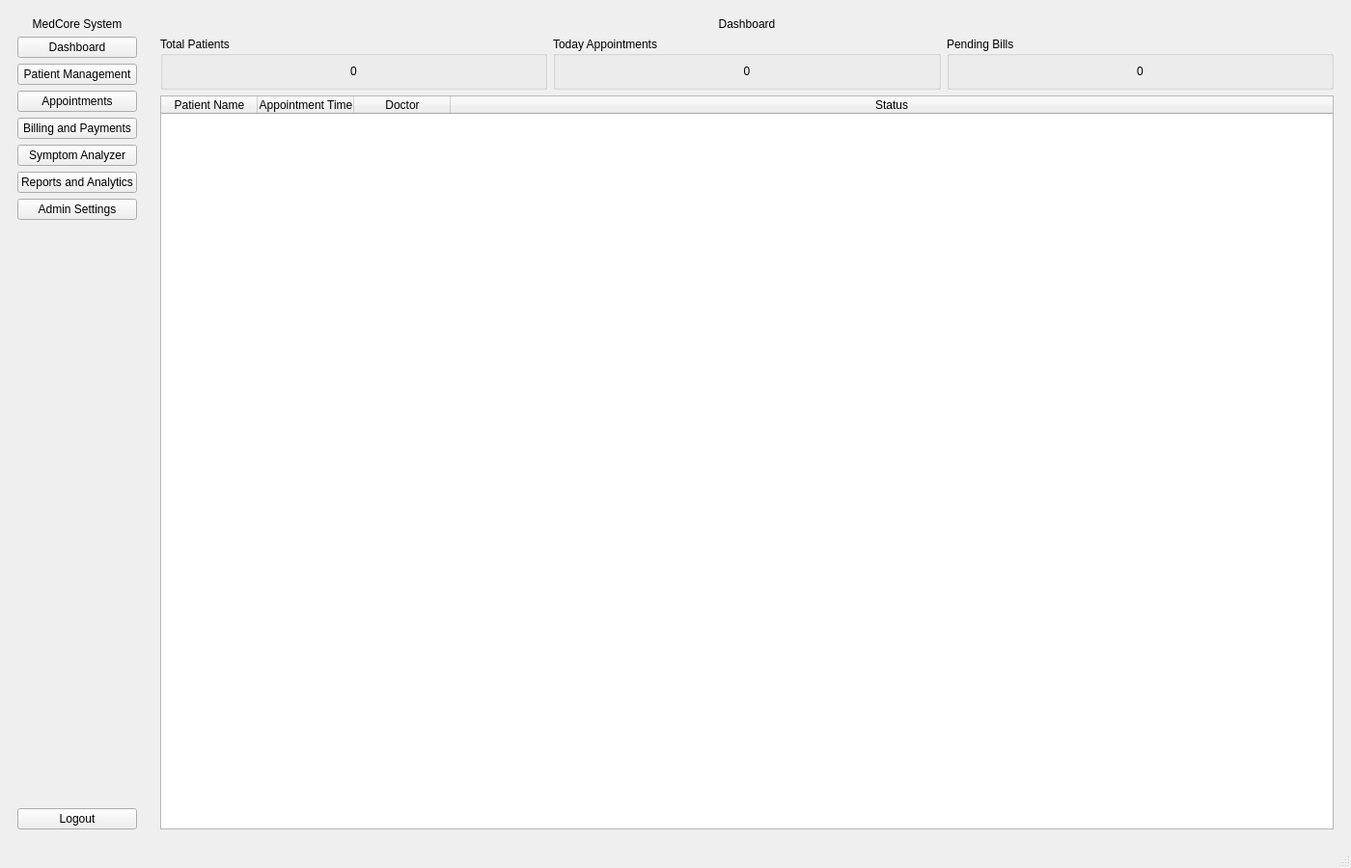
<?xml version="1.0" encoding="UTF-8"?>
<ui version="4.0">
 <class>MainWindow</class>
 <widget class="QMainWindow" name="MainWindow">
  <property name="geometry">
   <rect>
    <x>0</x>
    <y>0</y>
    <width>1400</width>
    <height>900</height>
   </rect>
  </property>
  <property name="windowTitle">
   <string>Medical Management System</string>
  </property>
  <widget class="QWidget" name="centralwidget">
   <layout class="QHBoxLayout" name="mainLayout">
    <item>
     <widget class="QWidget" name="sidebar">
      <property name="maximumWidth">
       <number>250</number>
      </property>
      <layout class="QVBoxLayout" name="sidebarLayout">
       <item>
        <widget class="QLabel" name="logoLabel">
         <property name="text">
          <string>MedCore System</string>
         </property>
         <property name="alignment">
          <set>Qt::AlignCenter</set>
         </property>
        </widget>
       </item>
       <item>
        <widget class="QPushButton" name="dashboardBtn">
         <property name="text">
          <string>Dashboard</string>
         </property>
        </widget>
       </item>
       <item>
        <widget class="QPushButton" name="patientBtn">
         <property name="text">
          <string>Patient Management</string>
         </property>
        </widget>
       </item>
       <item>
        <widget class="QPushButton" name="appointmentBtn">
         <property name="text">
          <string>Appointments</string>
         </property>
        </widget>
       </item>
       <item>
        <widget class="QPushButton" name="billingBtn">
         <property name="text">
          <string>Billing and Payments</string>
         </property>
        </widget>
       </item>
       <item>
        <widget class="QPushButton" name="symptomBtn">
         <property name="text">
          <string>Symptom Analyzer</string>
         </property>
        </widget>
       </item>
       <item>
        <widget class="QPushButton" name="reportsBtn">
         <property name="text">
          <string>Reports and Analytics</string>
         </property>
        </widget>
       </item>
       <item>
        <widget class="QPushButton" name="adminBtn">
         <property name="text">
          <string>Admin Settings</string>
         </property>
        </widget>
       </item>
       <item>
        <spacer name="verticalSpacer">
         <property name="orientation">
          <enum>Qt::Vertical</enum>
         </property>
         <property name="sizeHint" stdset="0">
          <size>
           <width>20</width>
           <height>40</height>
          </size>
         </property>
        </spacer>
       </item>
       <item>
        <widget class="QPushButton" name="logoutBtn">
         <property name="text">
          <string>Logout</string>
         </property>
        </widget>
       </item>
      </layout>
     </widget>
    </item>
    <item>
     <widget class="QStackedWidget" name="stackedWidget">
      <widget class="QWidget" name="dashboardPage">
       <layout class="QVBoxLayout" name="dashboardLayout">
        <item>
         <widget class="QLabel" name="dashboardTitle">
          <property name="text">
           <string>Dashboard</string>
          </property>
          <property name="alignment">
           <set>Qt::AlignCenter</set>
          </property>
         </widget>
        </item>
        <item>
         <layout class="QHBoxLayout" name="statsLayout">
          <item>
           <widget class="QGroupBox" name="totalPatientsBox">
            <property name="title">
             <string>Total Patients</string>
            </property>
            <layout class="QVBoxLayout">
             <item>
              <widget class="QLabel" name="totalPatientsLabel">
               <property name="text">
                <string>0</string>
               </property>
               <property name="alignment">
                <set>Qt::AlignCenter</set>
               </property>
              </widget>
             </item>
            </layout>
           </widget>
          </item>
          <item>
           <widget class="QGroupBox" name="todayAppointmentsBox">
            <property name="title">
             <string>Today Appointments</string>
            </property>
            <layout class="QVBoxLayout">
             <item>
              <widget class="QLabel" name="todayAppointmentsLabel">
               <property name="text">
                <string>0</string>
               </property>
               <property name="alignment">
                <set>Qt::AlignCenter</set>
               </property>
              </widget>
             </item>
            </layout>
           </widget>
          </item>
          <item>
           <widget class="QGroupBox" name="pendingBillsBox">
            <property name="title">
             <string>Pending Bills</string>
            </property>
            <layout class="QVBoxLayout">
             <item>
              <widget class="QLabel" name="pendingBillsLabel">
               <property name="text">
                <string>0</string>
               </property>
               <property name="alignment">
                <set>Qt::AlignCenter</set>
               </property>
              </widget>
             </item>
            </layout>
           </widget>
          </item>
         </layout>
        </item>
        <item>
         <widget class="QTableWidget" name="dashboardTable">
          <property name="columnCount">
           <number>4</number>
          </property>
          <attribute name="horizontalHeaderStretchLastSection">
           <bool>true</bool>
          </attribute>
          <column>
           <property name="text">
            <string>Patient Name</string>
           </property>
          </column>
          <column>
           <property name="text">
            <string>Appointment Time</string>
           </property>
          </column>
          <column>
           <property name="text">
            <string>Doctor</string>
           </property>
          </column>
          <column>
           <property name="text">
            <string>Status</string>
           </property>
          </column>
         </widget>
        </item>
       </layout>
      </widget>
      <widget class="QWidget" name="patientPage">
       <layout class="QVBoxLayout" name="patientLayout">
        <item>
         <layout class="QHBoxLayout" name="patientToolbar">
          <item>
           <widget class="QLineEdit" name="searchPatientEdit">
            <property name="placeholderText">
             <string>Search patient...</string>
            </property>
           </widget>
          </item>
          <item>
           <widget class="QPushButton" name="addPatientBtn">
            <property name="text">
             <string>Add Patient</string>
            </property>
           </widget>
          </item>
          <item>
           <widget class="QPushButton" name="editPatientBtn">
            <property name="text">
             <string>Edit</string>
            </property>
           </widget>
          </item>
          <item>
           <widget class="QPushButton" name="deletePatientBtn">
            <property name="text">
             <string>Delete</string>
            </property>
           </widget>
          </item>
         </layout>
        </item>
        <item>
         <widget class="QTableWidget" name="patientTable">
          <property name="columnCount">
           <number>6</number>
          </property>
          <attribute name="horizontalHeaderStretchLastSection">
           <bool>true</bool>
          </attribute>
          <column>
           <property name="text">
            <string>ID</string>
           </property>
          </column>
          <column>
           <property name="text">
            <string>Name</string>
           </property>
          </column>
          <column>
           <property name="text">
            <string>Email</string>
           </property>
          </column>
          <column>
           <property name="text">
            <string>Phone</string>
           </property>
          </column>
          <column>
           <property name="text">
            <string>Age</string>
           </property>
          </column>
          <column>
           <property name="text">
            <string>Disease</string>
           </property>
          </column>
         </widget>
        </item>
       </layout>
      </widget>
      <widget class="QWidget" name="appointmentPage">
       <layout class="QVBoxLayout" name="appointmentLayout">
        <item>
         <layout class="QHBoxLayout" name="appointmentToolbar">
          <item>
           <widget class="QPushButton" name="addAppointmentBtn">
            <property name="text">
             <string>Add Appointment</string>
            </property>
           </widget>
          </item>
          <item>
           <widget class="QPushButton" name="completeAppointmentBtn">
            <property name="text">
             <string>Mark Complete</string>
            </property>
           </widget>
          </item>
          <item>
           <spacer name="appointmentSpacer">
            <property name="orientation">
             <enum>Qt::Horizontal</enum>
            </property>
            <property name="sizeHint" stdset="0">
             <size>
              <width>40</width>
              <height>20</height>
             </size>
            </property>
           </spacer>
          </item>
         </layout>
        </item>
        <item>
         <widget class="QTableWidget" name="appointmentTable">
          <property name="columnCount">
           <number>5</number>
          </property>
          <attribute name="horizontalHeaderStretchLastSection">
           <bool>true</bool>
          </attribute>
          <column>
           <property name="text">
            <string>ID</string>
           </property>
          </column>
          <column>
           <property name="text">
            <string>Patient</string>
           </property>
          </column>
          <column>
           <property name="text">
            <string>Doctor</string>
           </property>
          </column>
          <column>
           <property name="text">
            <string>Date and Time</string>
           </property>
          </column>
          <column>
           <property name="text">
            <string>Status</string>
           </property>
          </column>
         </widget>
        </item>
       </layout>
      </widget>
      <widget class="QWidget" name="billingPage">
       <layout class="QVBoxLayout" name="billingLayout">
        <item>
         <layout class="QHBoxLayout" name="billingToolbar">
          <item>
           <widget class="QLineEdit" name="searchBillingEdit">
            <property name="placeholderText">
             <string>Search billing...</string>
            </property>
           </widget>
          </item>
          <item>
           <widget class="QPushButton" name="createBillBtn">
            <property name="text">
             <string>Create Bill</string>
            </property>
           </widget>
          </item>
          <item>
           <widget class="QPushButton" name="processPaymentBtn">
            <property name="text">
             <string>Process Payment</string>
            </property>
           </widget>
          </item>
         </layout>
        </item>
        <item>
         <widget class="QTableWidget" name="billingTable">
          <property name="columnCount">
           <number>5</number>
          </property>
          <attribute name="horizontalHeaderStretchLastSection">
           <bool>true</bool>
          </attribute>
          <column>
           <property name="text">
            <string>Bill ID</string>
           </property>
          </column>
          <column>
           <property name="text">
            <string>Patient</string>
           </property>
          </column>
          <column>
           <property name="text">
            <string>Amount</string>
           </property>
          </column>
          <column>
           <property name="text">
            <string>Date</string>
           </property>
          </column>
          <column>
           <property name="text">
            <string>Status</string>
           </property>
          </column>
         </widget>
        </item>
       </layout>
      </widget>
      <widget class="QWidget" name="symptomPage">
       <layout class="QVBoxLayout" name="symptomLayout">
        <item>
         <widget class="QGroupBox" name="symptomGroupBox">
          <property name="title">
           <string>Select Symptoms</string>
          </property>
          <layout class="QGridLayout" name="symptomGridLayout">
           <item row="0" column="0">
            <widget class="QCheckBox" name="symptomFever">
             <property name="text">
              <string>Fever</string>
             </property>
            </widget>
           </item>
           <item row="0" column="1">
            <widget class="QCheckBox" name="symptomCough">
             <property name="text">
              <string>Cough</string>
             </property>
            </widget>
           </item>
           <item row="0" column="2">
            <widget class="QCheckBox" name="symptomHeadache">
             <property name="text">
              <string>Headache</string>
             </property>
            </widget>
           </item>
           <item row="1" column="0">
            <widget class="QCheckBox" name="symptomNausea">
             <property name="text">
              <string>Nausea</string>
             </property>
            </widget>
           </item>
           <item row="1" column="1">
            <widget class="QCheckBox" name="symptomFatigue">
             <property name="text">
              <string>Fatigue</string>
             </property>
            </widget>
           </item>
           <item row="1" column="2">
            <widget class="QCheckBox" name="symptomBreath">
             <property name="text">
              <string>Shortness of Breath</string>
             </property>
            </widget>
           </item>
          </layout>
         </widget>
        </item>
        <item>
         <layout class="QHBoxLayout" name="symptomButtonLayout">
          <item>
           <widget class="QPushButton" name="analyzeBtn">
            <property name="text">
             <string>Analyze</string>
            </property>
           </widget>
          </item>
          <item>
           <widget class="QPushButton" name="clearSymptomBtn">
            <property name="text">
             <string>Clear</string>
            </property>
           </widget>
          </item>
          <item>
           <spacer name="symptomSpacer">
            <property name="orientation">
             <enum>Qt::Horizontal</enum>
            </property>
            <property name="sizeHint" stdset="0">
             <size>
              <width>40</width>
              <height>20</height>
             </size>
            </property>
           </spacer>
          </item>
         </layout>
        </item>
        <item>
         <widget class="QTextEdit" name="recommendationText">
          <property name="readOnly">
           <bool>true</bool>
          </property>
         </widget>
        </item>
       </layout>
      </widget>
      <widget class="QWidget" name="adminPage">
       <layout class="QVBoxLayout" name="adminLayout">
        <item>
         <widget class="QLabel" name="adminTitle">
          <property name="text">
           <string>Administration Settings</string>
          </property>
          <property name="alignment">
           <set>Qt::AlignCenter</set>
          </property>
         </widget>
        </item>
        <item>
         <widget class="QTabWidget" name="adminTabWidget">
          <property name="currentIndex">
           <number>0</number>
          </property>
          <widget class="QWidget" name="usersTab">
           <attribute name="title">
            <string>User Management</string>
           </attribute>
           <layout class="QVBoxLayout" name="usersLayout">
            <item>
             <layout class="QHBoxLayout" name="usersToolbar">
              <item>
               <widget class="QPushButton" name="addUserBtn">
                <property name="text">
                 <string>Add User</string>
                </property>
               </widget>
              </item>
              <item>
               <widget class="QPushButton" name="removeUserBtn">
                <property name="text">
                 <string>Remove User</string>
                </property>
               </widget>
              </item>
              <item>
               <spacer name="usersSpacer">
                <property name="orientation">
                 <enum>Qt::Horizontal</enum>
                </property>
                <property name="sizeHint" stdset="0">
                 <size>
                  <width>40</width>
                  <height>20</height>
                 </size>
                </property>
               </spacer>
              </item>
             </layout>
            </item>
            <item>
             <widget class="QTableWidget" name="usersTable">
              <property name="columnCount">
               <number>3</number>
              </property>
              <attribute name="horizontalHeaderStretchLastSection">
               <bool>true</bool>
              </attribute>
              <column>
               <property name="text">
                <string>Username</string>
               </property>
              </column>
              <column>
               <property name="text">
                <string>Email</string>
               </property>
              </column>
              <column>
               <property name="text">
                <string>Role</string>
               </property>
              </column>
             </widget>
            </item>
           </layout>
          </widget>
          <widget class="QWidget" name="doctorsTab">
           <attribute name="title">
            <string>Doctor Management</string>
           </attribute>
           <layout class="QVBoxLayout" name="doctorsLayout">
            <item>
             <layout class="QHBoxLayout" name="doctorsToolbar">
              <item>
               <widget class="QPushButton" name="addDoctorBtn">
                <property name="text">
                 <string>Add Doctor</string>
                </property>
               </widget>
              </item>
              <item>
               <widget class="QPushButton" name="removeDoctorBtn">
                <property name="text">
                 <string>Remove Doctor</string>
                </property>
               </widget>
              </item>
              <item>
               <spacer name="doctorsSpacer">
                <property name="orientation">
                 <enum>Qt::Horizontal</enum>
                </property>
                <property name="sizeHint" stdset="0">
                 <size>
                  <width>40</width>
                  <height>20</height>
                 </size>
                </property>
               </spacer>
              </item>
             </layout>
            </item>
            <item>
             <widget class="QTableWidget" name="doctorsTable">
              <property name="columnCount">
               <number>4</number>
              </property>
              <attribute name="horizontalHeaderStretchLastSection">
               <bool>true</bool>
              </attribute>
              <column>
               <property name="text">
                <string>ID</string>
               </property>
              </column>
              <column>
               <property name="text">
                <string>Name</string>
               </property>
              </column>
              <column>
               <property name="text">
                <string>Specialty</string>
               </property>
              </column>
              <column>
               <property name="text">
                <string>Phone</string>
               </property>
              </column>
             </widget>
            </item>
           </layout>
          </widget>
          <widget class="QWidget" name="settingsTab">
           <attribute name="title">
            <string>System Settings</string>
           </attribute>
           <layout class="QVBoxLayout" name="settingsLayout">
            <item>
             <widget class="QLabel" name="settingsLabel">
              <property name="text">
               <string>System configuration options</string>
              </property>
             </widget>
            </item>
            <item>
             <widget class="QPushButton" name="backupBtn">
              <property name="text">
               <string>Backup Database</string>
              </property>
             </widget>
            </item>
            <item>
             <spacer name="settingsSpacer">
              <property name="orientation">
               <enum>Qt::Vertical</enum>
              </property>
              <property name="sizeHint" stdset="0">
               <size>
                <width>20</width>
                <height>40</height>
               </size>
              </property>
             </spacer>
            </item>
           </layout>
          </widget>
         </widget>
        </item>
       </layout>
      </widget>
     </widget>
    </item>
   </layout>
  </widget>
  <widget class="QStatusBar" name="statusbar"/>
 </widget>
 <resources/>
 <connections/>
</ui>
